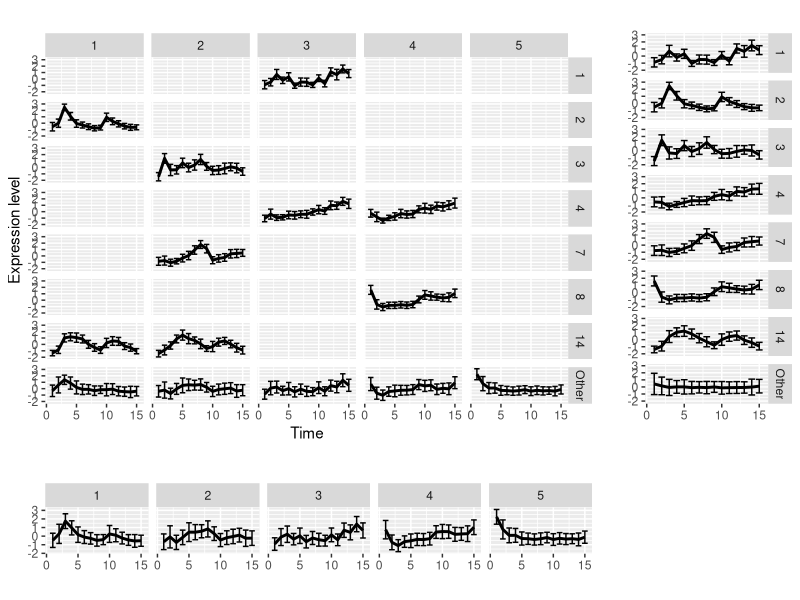

This chart was generated by the following R code:
setwd("C:/Users/fuwei/Desktop/JCGS-R2/data_examples")

Tava <- read.csv("Tava.csv", header= T)
Tava2 <- Tava[,c(1,3)]
#Tava2[,2] <- as.character(lapply(Tava2[,2],function(x)substr(x,1,7)))
Tava2[,2] <- as.character(lapply(Tava2[,2],function(x)toupper(x)))
names(Tava2)[2]<- c("Gene")

Yeast <- read.table("yeast3000.txt")
Data <- Yeast
Data[,1] <- as.character(lapply(Data[,1],function(x)toupper(x)))

set.seed(1)
Kfit <- kmeans(Data[,2:16],5,nstart = 100)
Data$Gabriel <- Kfit$cluster
names(Data)[1] <- "Gene"

##merge two data
DATA <- cbind(Data,Tava2)

##Get 30X5 confusion matrix
Confusion <- matrix(NA,31,6)

for(i in 1:30){
	Subset <- DATA[DATA$Cluster==i,];
	for(j in 1:5){
		Confusion[i,j] = sum(Subset$Gabriel==j)
	}
	Confusion[i,6] = sum(Confusion[i,1:5])
}
Confusion[31,] <- colSums(Confusion[1:30,])
Confusion <- as.data.frame(Confusion)
colnames(Confusion) <- c("Cluster 1", "Cluster 2","Cluster 3","Cluster 4","Cluster 5","Total")

for(i in 1:30){
	rownames(Confusion)[i] = paste("Cluster ", i, sep="")
}
rownames(Confusion)[31] = "Total"

##convert to latex table 
library(xtable)
options(xtable.floating = FALSE)
xtable(Confusion,digits=0)

###=============To get Table 3 in table ==========
## reduce to 7X5
reduced <- Confusion[c(1:4,7,8,14),]
Other <- as.numeric(unname(Confusion[31,] - colSums(reduced)))
Final <- rbind(reduced,Other,Confusion[31,])
xtable(Final,digits=0)

###=============split plots==========

DATA$Tava <- NA

for(i in 1:nrow(DATA)){
	if( DATA[i,"Cluster"] == 1 ){DATA[i,"Tava"] = "1"}
	if( DATA[i,"Cluster"] == 2 ){DATA[i,"Tava"] = "2"}
	if( DATA[i,"Cluster"] == 3 ){DATA[i,"Tava"] = "3"}
	if( DATA[i,"Cluster"] == 4 ){DATA[i,"Tava"] = "4"}
	if( DATA[i,"Cluster"] == 7 ){DATA[i,"Tava"] = "7"}
	if( DATA[i,"Cluster"] == 8 ){DATA[i,"Tava"] = "8"}
	if( DATA[i,"Cluster"] == 14 ){DATA[i,"Tava"] = "14"}
	if( !(DATA[i,"Cluster"] %in% c(1:4,7,8,14)) ){DATA[i,"Tava"] = "Other"}
}

##==================for top plot================================
##function SE
SE <- function(x){sd(x)/sqrt(length(x))}

for(i in 1:5){
 	Subset <- DATA[DATA$Gabriel==i,];
	Means = colMeans(Subset[,2:16]);
	Sds = apply(Subset[,2:16], 2, sd);
	Summary <- cbind(rep(unique(Subset$Gabriel),15),1:15,unname(Means),unname(Sds))
	if(i==1){
	  Sum_data = Summary
	}else{
	  Sum_data = rbind(Sum_data,Summary) 
	}
}

Sum_data<- as.data.frame(Sum_data)
names(Sum_data) <- c("Cluster","X","Y","Sd")
Sum_data$Y<- as.numeric(as.character(Sum_data$Y))
Sum_data$X<- as.numeric(as.character(Sum_data$X))
Sum_data$Sd<- as.numeric(as.character(Sum_data$Sd))

Sum_data$Upper = Sum_data$Y+Sum_data$Sd
Sum_data$Lower = Sum_data$Y-Sum_data$Sd

library(ggplot2)
#marginal plot of class - plot on gabriel clusters
top <- ggplot(Sum_data, aes(X, Y))+geom_line(size = 1)+labs(title = "", x = "", y = "")+ facet_grid(~Cluster)+geom_errorbar(aes(ymax = Upper, ymin=Lower),colour = "black")

##==================for right plot================================
for(i in c("1","2","3","4","7","8","14","Other")){
 	Subset <- DATA[DATA$Tava==i,];
	Means = colMeans(Subset[,2:16]);
	Sds = apply(Subset[,2:16], 2, sd);
	Summary <- cbind(rep(unique(Subset$Tava),15),1:15,unname(Means),unname(Sds))
	if(i=="1"){
	  Sum_data2 = Summary
	}else{
	  Sum_data2 = rbind(Sum_data2,Summary) 
	}
}

Sum_data2 <- as.data.frame(Sum_data2)
names(Sum_data2) <- c("Cluster","X","Y","Sd")
Sum_data2$Y<- as.numeric(as.character(Sum_data2$Y))
Sum_data2$X<- as.numeric(as.character(Sum_data2$X))
Sum_data2$Sd<- as.numeric(as.character(Sum_data2$Sd))

Sum_data2$Upper = Sum_data2$Y+Sum_data2$Sd
Sum_data2$Lower = Sum_data2$Y-Sum_data2$Sd


#marginal plot of class - plot on Tava clusters
Sum_data2$Cluster <- factor(Sum_data2$Cluster, levels=c("1","2","3","4","7","8","14","Other"))
right <- ggplot(Sum_data2, aes(X, Y))+geom_line(size = 1)+labs(title = "", x = "", y = "")+facet_grid(Cluster~.)+geom_errorbar(aes(ymax = Upper, ymin=Lower),colour = "black")

##==================Plot Figure 8 ================================
count=0

for(i in 1:5){ 
	for(j in c("1","2","3","4","7","8","14","Other")){
		main.subset = DATA[ which(DATA$Gabriel==i & DATA$Tava==j),]
		if( nrow(main.subset)<20 ) next;
		Means = colMeans(main.subset[,2:16]);
		Sds = apply(main.subset[,2:16], 2, sd);
		Summary.main <- cbind(rep(unique(main.subset$Tava),15),rep(unique(main.subset$Gabriel),15),1:15,unname(Means),unname(Sds))
		if( count!=0 ){
			Sum_data3 = rbind(Sum_data3, Summary.main)
		}else{ Sum_data3 = Summary.main }
		count=1
	}
}
Sum_data3<- as.data.frame(Sum_data3)
names(Sum_data3) <- c("Tava","Gabriel","X","Y","Sd")
Sum_data3$Y<- as.numeric(as.character(Sum_data3$Y))
Sum_data3$X<- as.numeric(as.character(Sum_data3$X))
Sum_data3$Sd<- as.numeric(as.character(Sum_data3$Sd))

Sum_data3$Upper = Sum_data3$Y+Sum_data3$Sd
Sum_data3$Lower = Sum_data3$Y-Sum_data3$Sd

##main plot
Sum_data3$Tava <- factor(Sum_data3$Tava, levels=c("1","2","3","4","7","8","14","Other"))
main <- ggplot(Sum_data3, aes(X, Y))+geom_line(size = 1)+labs(title = "", x = "Time", y = "Expression level")+facet_grid(Tava~Gabriel)+geom_errorbar(aes(ymax = Upper, ymin=Lower),colour = "black")

##=============================================================
library(ggplot2)
library(gridExtra)

#placeholder plot - prints nothing at all
empty <- ggplot()+geom_point(aes(1,1), colour="white") +
     theme(                              
       plot.background = element_blank(), 
       panel.grid.major = element_blank(), 
       panel.grid.minor = element_blank(), 
       panel.border = element_blank(), 
       panel.background = element_blank(),
       axis.title.x = element_blank(),
       axis.title.y = element_blank(),
       axis.text.x = element_blank(),
       axis.text.y = element_blank(),
       axis.ticks = element_blank()
     )

##arrange all plots together

pdf("split_plots.pdf",width = 10, height = 10)
grid.arrange( main, right, top,  empty,  ncol=2, nrow=2, widths=c(3, 1), heights=c(3, 1))
dev.off()


###




